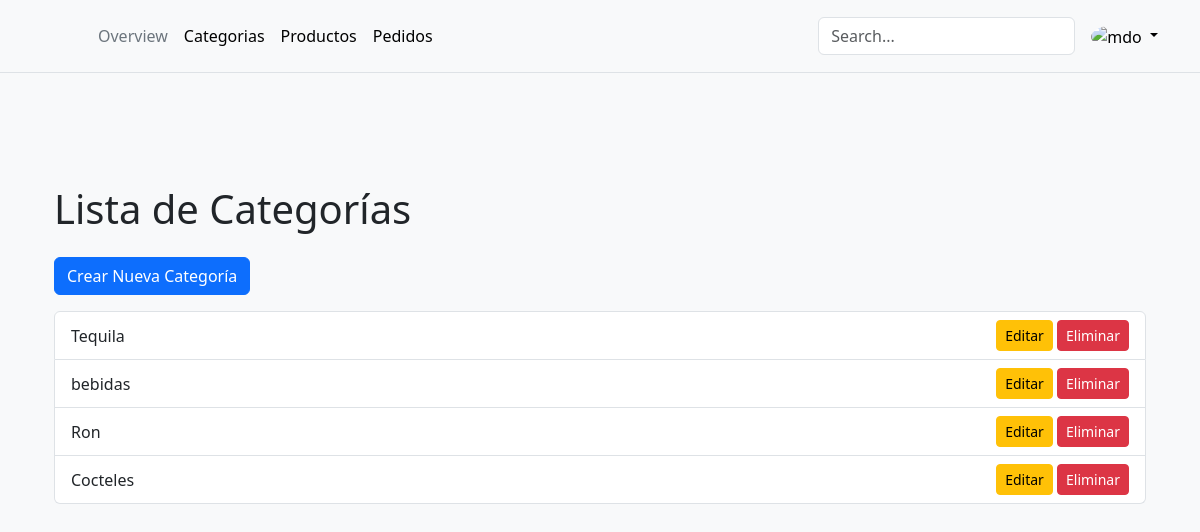
Page /cajero/categorias/ on the committed database.
### cajero/models.py (models this page shows, shortened)
class Categoria(models.Model):
    idCategoria = models.AutoField(primary_key=True)
    nombre = models.CharField(max_length=100)
    estado = models.BooleanField(default=True)

### cajero/views.py (the view)
# urls.py: path('categorias/', views.lista_categorias, name='lista_categorias'),
def lista_categorias(request):
    categorias = Categoria.objects.all()
    return render(request, 'categoria/lista.html', {'categorias': categorias})

### cajero/templates/categoria/lista.html (shortened to what this page needs)
{% extends 'base.html' %}
{% load crispy_forms_tags static %}
{% block content %}
<div class="container mt-5">
    <h1 class="mb-4">Lista de Categorías</h1>
    <div class="mb-3">
        <a href="{% url 'cajero:crear_categoria' %}" class="btn btn-primary">Crear Nueva Categoría</a>
    </div>
    <ul class="list-group">
        {% for categoria in categorias %}
            <li class="list-group-item d-flex justify-content-between align-items-center">
                {{ categoria.nombre }}
                <div>
                    <a href="{% url 'cajero:editar_categoria' categoria.idCategoria %}" class="btn btn-sm btn-warning">Editar</a>
                    <button type="button" class="btn btn-sm btn-danger" data-bs-toggle="modal" data-bs-target="#modalEliminar{{ categoria.idCategoria }}">
                        Eliminar
                    </button>
                </div>
            </li>
        {% empty %}
            <li class="list-group-item">No hay categorías disponibles.</li>
        {% endfor %}
    </ul>
</div>
{% endblock %}

### templates/base.html (style rules this page uses)
:root { --bs-primary: #d39e2e; --bs-primary-rgb: 211,158,46; --bs-body-color: #333; --bs-body-bg: #f9f9f9; }
body { color: var(--bs-body-color); background-color: var(--bs-body-bg) !important; }

### rows in the picture
Categoria: nombre "Tequila"
Categoria: nombre "bebidas"
Categoria: nombre "Ron"
Categoria: nombre "Cocteles"
